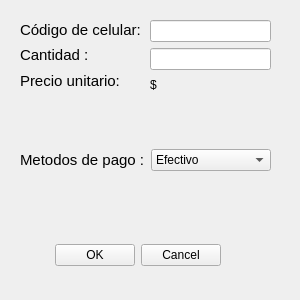
<?xml version="1.0" encoding="UTF-8"?>
<ui version="4.0">
 <class>agregar_producto_venta</class>
 <widget class="QDialog" name="agregar_producto_venta">
  <property name="geometry">
   <rect>
    <x>0</x>
    <y>0</y>
    <width>300</width>
    <height>300</height>
   </rect>
  </property>
  <property name="windowTitle">
   <string>Dialog</string>
  </property>
  <widget class="QDialogButtonBox" name="buttonBox">
   <property name="geometry">
    <rect>
     <x>10</x>
     <y>600</y>
     <width>461</width>
     <height>32</height>
    </rect>
   </property>
   <property name="orientation">
    <enum>Qt::Horizontal</enum>
   </property>
   <property name="standardButtons">
    <set>QDialogButtonBox::Cancel|QDialogButtonBox::Ok</set>
   </property>
  </widget>
  <widget class="QWidget" name="layoutWidget_6">
   <property name="geometry">
    <rect>
     <x>150</x>
     <y>20</y>
     <width>121</width>
     <height>74</height>
    </rect>
   </property>
   <layout class="QVBoxLayout" name="verticalLayout_5">
    <item>
     <widget class="QLineEdit" name="line_codigo"/>
    </item>
    <item>
     <widget class="QLineEdit" name="line_cantidad"/>
    </item>
    <item>
     <widget class="QLabel" name="precio">
      <property name="text">
       <string>$</string>
      </property>
     </widget>
    </item>
   </layout>
  </widget>
  <widget class="QWidget" name="layoutWidget_3">
   <property name="geometry">
    <rect>
     <x>20</x>
     <y>140</y>
     <width>251</width>
     <height>41</height>
    </rect>
   </property>
   <layout class="QHBoxLayout" name="horizontalLayout_2">
    <item>
     <widget class="QLabel" name="label_metodos_pago">
      <property name="text">
       <string>&lt;html&gt;&lt;head/&gt;&lt;body&gt;&lt;p&gt;&lt;span style=&quot; font-size:11pt;&quot;&gt;Metodos de pago :&lt;/span&gt;&lt;/p&gt;&lt;/body&gt;&lt;/html&gt;</string>
      </property>
     </widget>
    </item>
    <item>
     <widget class="QComboBox" name="combo_met_pago">
      <item>
       <property name="text">
        <string>Efectivo</string>
       </property>
      </item>
      <item>
       <property name="text">
        <string>Debito</string>
       </property>
      </item>
      <item>
       <property name="text">
        <string>Credito</string>
       </property>
      </item>
     </widget>
    </item>
   </layout>
  </widget>
  <widget class="QWidget" name="layoutWidget_4">
   <property name="geometry">
    <rect>
     <x>20</x>
     <y>20</y>
     <width>121</width>
     <height>71</height>
    </rect>
   </property>
   <layout class="QVBoxLayout" name="verticalLayout">
    <item>
     <widget class="QLabel" name="label_marca">
      <property name="text">
       <string>&lt;html&gt;&lt;head/&gt;&lt;body&gt;&lt;p&gt;&lt;span style=&quot; font-size:11pt;&quot;&gt;Código de celular:&lt;/span&gt;&lt;/p&gt;&lt;/body&gt;&lt;/html&gt;</string>
      </property>
     </widget>
    </item>
    <item>
     <widget class="QLabel" name="label_cantidad">
      <property name="text">
       <string>&lt;html&gt;&lt;head/&gt;&lt;body&gt;&lt;p&gt;&lt;span style=&quot; font-size:11pt;&quot;&gt;Cantidad :&lt;/span&gt;&lt;/p&gt;&lt;/body&gt;&lt;/html&gt;</string>
      </property>
     </widget>
    </item>
    <item>
     <widget class="QLabel" name="label_precio">
      <property name="text">
       <string>&lt;html&gt;&lt;head/&gt;&lt;body&gt;&lt;p&gt;&lt;span style=&quot; font-size:11pt;&quot;&gt;Precio unitario:&lt;/span&gt;&lt;/p&gt;&lt;/body&gt;&lt;/html&gt;</string>
      </property>
     </widget>
    </item>
   </layout>
  </widget>
  <widget class="QDialogButtonBox" name="buttonBox_2">
   <property name="geometry">
    <rect>
     <x>30</x>
     <y>230</y>
     <width>191</width>
     <height>51</height>
    </rect>
   </property>
   <property name="standardButtons">
    <set>QDialogButtonBox::Cancel|QDialogButtonBox::Ok</set>
   </property>
  </widget>
 </widget>
 <resources/>
 <connections>
  <connection>
   <sender>buttonBox</sender>
   <signal>accepted()</signal>
   <receiver>agregar_producto_venta</receiver>
   <slot>accept()</slot>
   <hints>
    <hint type="sourcelabel">
     <x>248</x>
     <y>254</y>
    </hint>
    <hint type="destinationlabel">
     <x>157</x>
     <y>274</y>
    </hint>
   </hints>
  </connection>
  <connection>
   <sender>buttonBox</sender>
   <signal>rejected()</signal>
   <receiver>agregar_producto_venta</receiver>
   <slot>reject()</slot>
   <hints>
    <hint type="sourcelabel">
     <x>316</x>
     <y>260</y>
    </hint>
    <hint type="destinationlabel">
     <x>286</x>
     <y>274</y>
    </hint>
   </hints>
  </connection>
 </connections>
</ui>
